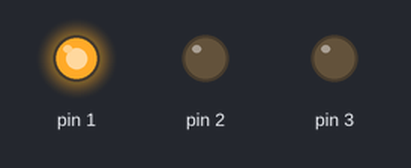
This sketch was run on a simulated Arduino Uno, built with avr-gcc and run on an emulated ATmega328P. On the bench: output pins drawn as LEDs (lit = HIGH).

Above: at 0.05 s.
At 0.15 s:
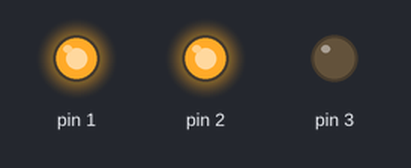
At 0.25 s:
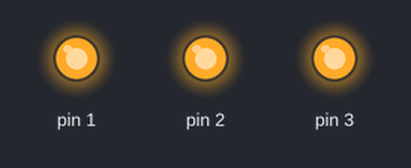
At 1.0 s:
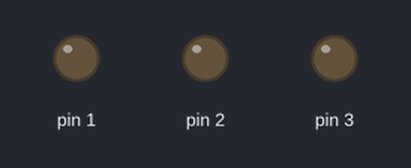
At 2.05 s:
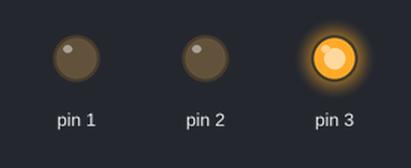
At 3.55 s:
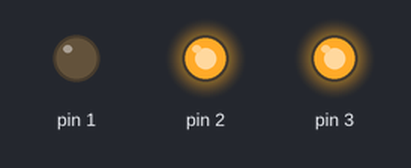
Timing chart, 0 to 3.9 s (numbered marks = the images above):
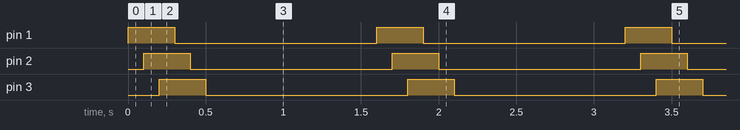

Measured:
- by itself, pin 1–3: alternates HIGH for 0.30 s and LOW for 1.3 s
- by itself, everything shown: repeats every 1.6 s, in 6 steps

The sketch:

FirstSketch.ino
```cpp
void setup() {
  // put your setup code here, to run once:
  pinMode(1, OUTPUT); pinMode(2, OUTPUT); pinMode(3, OUTPUT); pinMode(13, INPUT);

}

void loop() {
  // put your main code here, to run repeatedly:

    for(int i = 1; i < 4; i++){
      digitalWrite(i,1);
      delay(100);
    }
    for(int i = 1; i < 4; i++){
      digitalWrite(i,0);
      delay(100);
    }
    delay(1000);

}
```
